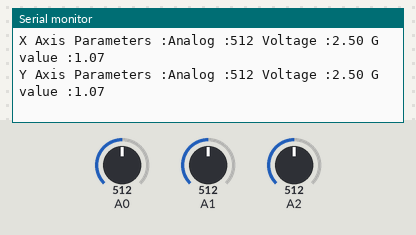
This sketch was run on a simulated Arduino Uno, built with avr-gcc and run on an emulated ATmega328P. On the bench: the last lines printed to the serial monitor. The test bench sets the inputs (shaded band); at power-on: A0 = 512, A1 = 512, A2 = 512.

Above: at 5.7 s.
5.8 s: A0 set to 349
At 6.0 s:
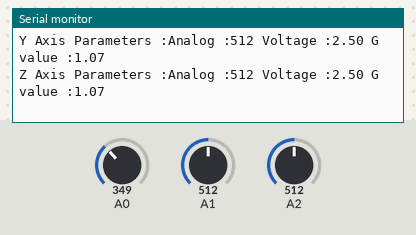
8.8 s: A0 set to 325
At 9.1 s:
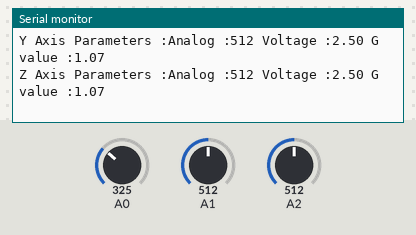
Timing chart, 0 to 11.8 s (numbered marks = the images above; inputs shaded):
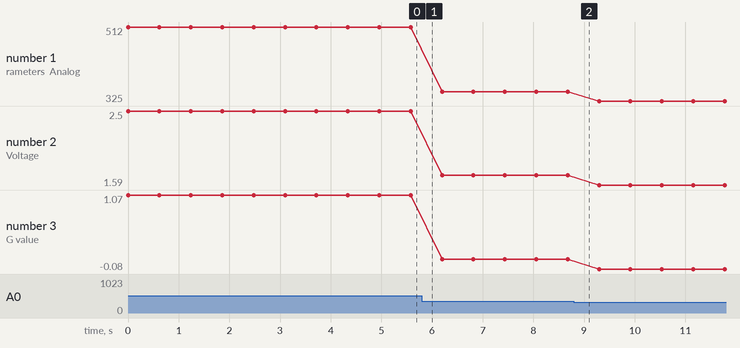

The sketch:

Example.ino
```cpp
#include <MMA7361.h> //Include the library


 Acc myacc(A0,A1,A2); //Create an object of Acc class and name it whatever you want.
void setup()
{
  Serial.begin(9600);  //Init Serial

}

void loop()
{
  Serial.print("X Axis Parameters :");
  Serial.print("Analog :");
  Serial.print(myacc.valX());   //Returns Raw analog value
  Serial.print(" ");
  Serial.print("Voltage :");
  Serial.print(myacc.voltageX()); //Returns Voltage (in Volts)
  Serial.print(" ");
  Serial.print("G value :");
  Serial.println(myacc.gX());   //Returns g value for specified sensitivity and reduction value (See Readme)
  Serial.print("Y Axis Parameters :");
  Serial.print("Analog :");
  Serial.print(myacc.valY());
  Serial.print(" ");
  Serial.print("Voltage :");
  Serial.print(myacc.voltageY());
  Serial.print(" ");
  Serial.print("G value :");
  Serial.println(myacc.gY());
  Serial.print("Z Axis Parameters :");
  Serial.print("Analog :");
  Serial.print(myacc.valZ());
  Serial.print(" ");
  Serial.print("Voltage :");
  Serial.print(myacc.voltageZ());
  Serial.print(" ");
  Serial.print("G value :");
  Serial.println(myacc.gZ());

  delay(500);
}
```

MMA7361.cpp
```cpp
// (licence header left out)
#include "MMA7361.h"
#include "Arduino.h"

int pinX, pinY, pinZ;
void globalize(int a,int b,int c)
{
	pinX=a;
	pinY=b;
	pinZ=c;
}
Acc::Acc(int pinX)
{
	_pinX=pinX;
}
Acc::Acc(int pinX,int pinY)
{
	_pinX=pinX;
	_pinY=pinY;

}
Acc::Acc(int pinX,int pinY, int pinZ)
{
	_pinX=pinX;
	_pinY=pinY;
	_pinZ=pinZ;
	globalize(pinX,pinY,pinZ);


}

int Acc::valX()
{
 return analogRead(pinX);
}
int Acc::valY()
{
 return analogRead(pinY);
}

int Acc::valZ()
{
 return analogRead(pinZ);
}

float Acc::val2v(int val)
{
return ((val/1023.0)*5.0);

}

float Acc::voltageX()
{
 return val2v(valX());
}
float Acc::voltageY()
{
 return val2v(valY());
}
float Acc::voltageZ()
{
 return val2v(valZ());
}

float Acc::val2g(int val)
{
if(gsel)
return ((((val/1023.0)*5000.0)/206.0)-8.25);
else
return ((((val/1023.0)*5000.0)/800.0)-2.0625);
}
float Acc::gX()
{
 return val2g(valX());
}
float Acc::gY()
{
 return val2g(valY());
}
float Acc::gZ()
{
 return val2g(valZ());
}
```

MMA7361.h
```cpp
// (licence header left out)
#ifndef MMA7361_h
#define MMA7361_h

#define gsel 0
#include "Arduino.h"

class Acc
{
  public:
 Acc(int pinX);
 Acc(int pinX, int pinY);
 Acc(int pinX, int pinY, int pinZ);
    int valX();
    float voltageX();
    float gX();
    int valY();
    float voltageY();
    float gY();
    int valZ();
    float voltageZ();
    float gZ();
  private:
    int _pinX;
    int _pinY;
    int _pinZ;
    float val2v(int v);
    float val2g(int v);

};

#endif
```

Measured:
- plotted number 1: 512 → 349 after the input at 5.8 s, 349 → 325 after the input at 8.8 s
- plotted number 2: 2.5 → 1.71 after the input at 5.8 s, 1.71 → 1.59 after the input at 8.8 s
- plotted number 3: 1.07 → 0.07 after the input at 5.8 s, 0.07 → -0.08 after the input at 8.8 s
